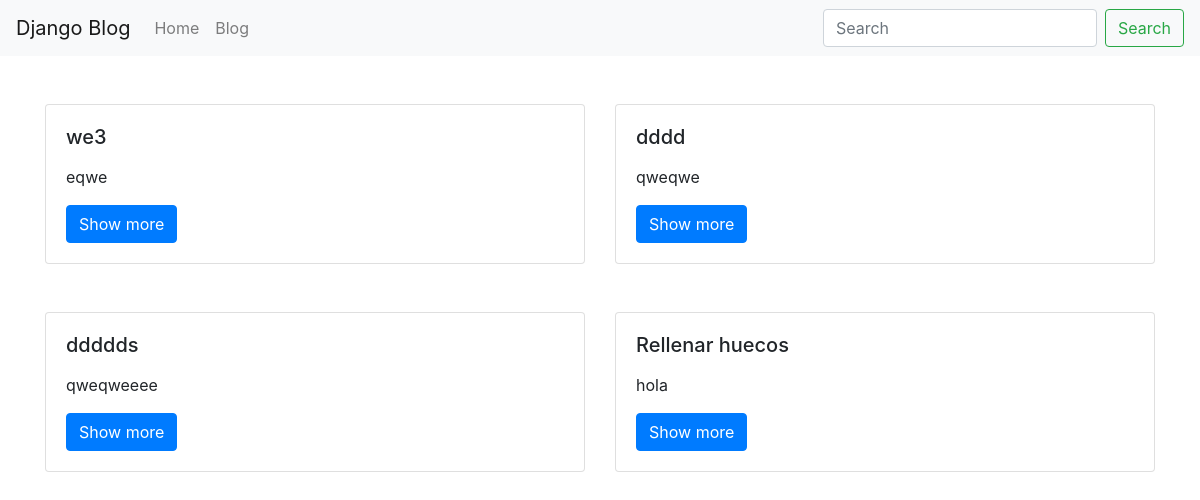
/blog/, run on an earlier commit of the app's database.
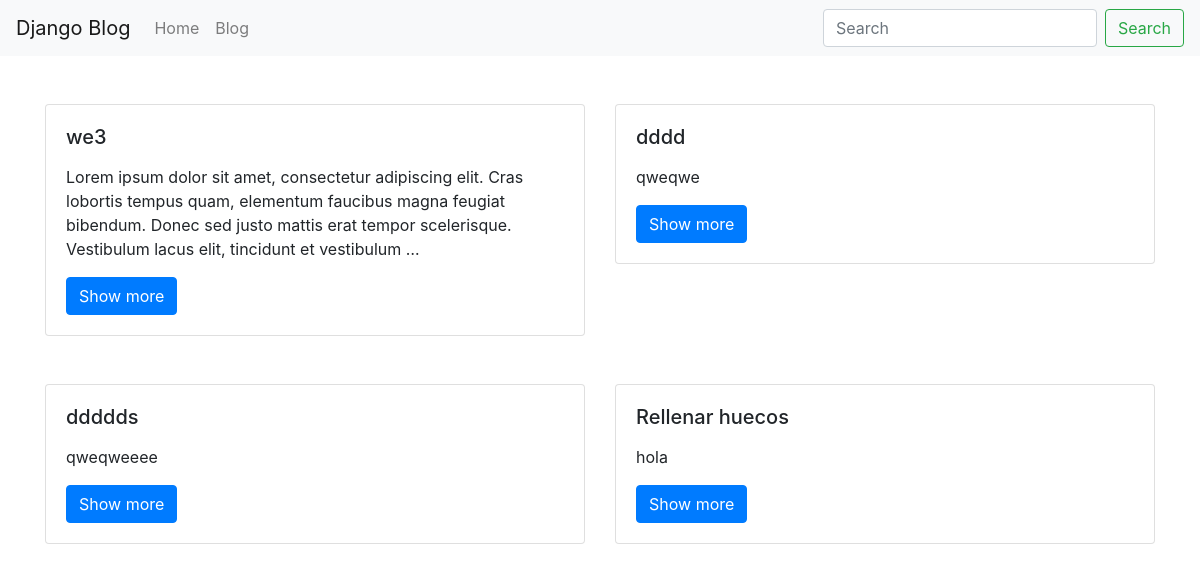
And on a later commit of the database.
### blog/models.py (models this page shows, shortened)
class BlogPost(models.Model):
    user = models.ForeignKey(User, default=1,null= True, on_delete=models.SET_NULL)
    title = models.CharField(max_length=120)
    slug = models.SlugField(unique=True)
    content = models.TextField(null=True, blank=True)
    def get_absolute_url(self):
        return f"/blog/{self.slug}"

### blog/views.py (the view)
# urls.py: path('', blog_post_list_view),
def blog_post_list_view(request):
    qs = BlogPost.objects.all()
    template_name = 'blog/list.html'
    context = {'object_list': qs}
    return render(request, template_name, context)

### blog/templates/blog/list.html
{% extends "base.html" %}
{% block content %}
<div class="container">
    <div class="row">
        {% for object in object_list %}
        {% include 'blog/list_inline.html' with blog_post=object %}
        {% endfor %}
    </div>
</div>
{% endblock %}

### blog/templates/blog/list_inline.html
<div class="col col-md-6 mx-auto mt-5">
    <div class="card">
        <div class="card-body">
            <h5 class="card-title">{{blog_post.title}}</h5>
            <p class="card-text">{{blog_post.content|linebreaks|truncatewords:30}}</p>
            <a href="{{ blog_post.get_absolute_url }}" class="btn btn-primary">Show more</a>
        </div>
    </div>
</div>

What changed in the data, as far as the page shows it:
changed BlogPost "we3": content "eqwe" → "Lorem ipsum dolor sit amet, consectetur adipiscing elit. Cras lobortis tempus quam, elementum faucibus magna feugiat bibendum. Donec sed justo mattis erat tempor scelerisque. Vestibulum lacus elit, tincidunt et vestibulum …"
